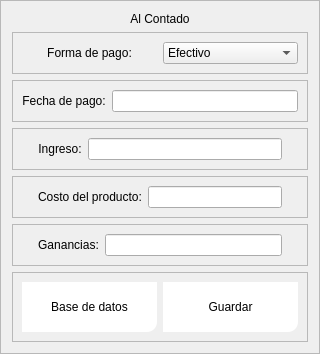
                     <widget class="QFrame" name="frame_74">
                      <property name="minimumSize">
                       <size>
                        <width>250</width>
                        <height>0</height>
                       </size>
                      </property>
                      <property name="maximumSize">
                       <size>
                        <width>500</width>
                        <height>16777215</height>
                       </size>
                      </property>
                      <property name="frameShape">
                       <enum>QFrame::StyledPanel</enum>
                      </property>
                      <property name="frameShadow">
                       <enum>QFrame::Raised</enum>
                      </property>
                      <layout class="QVBoxLayout" name="verticalLayout_43">
                       <item>
                        <widget class="QLabel" name="label_165">
                         <property name="styleSheet">
                          <string notr="true">font: 75 12pt &quot;Open Sans Semibold&quot;</string>
                         </property>
                         <property name="text">
                          <string>Al Contado</string>
                         </property>
                         <property name="alignment">
                          <set>Qt::AlignCenter</set>
                         </property>
                        </widget>
                       </item>
                       <item>
                        <widget class="QFrame" name="frame_75">
                         <property name="frameShape">
                          <enum>QFrame::StyledPanel</enum>
                         </property>
                         <property name="frameShadow">
                          <enum>QFrame::Raised</enum>
                         </property>
                         <layout class="QHBoxLayout" name="horizontalLayout_43">
                          <item>
                           <widget class="QLabel" name="label_167">
                            <property name="styleSheet">
                             <string notr="true">font: 75 9pt &quot;Open Sans Semibold&quot;</string>
                            </property>
                            <property name="text">
                             <string>Forma de pago:</string>
                            </property>
                            <property name="alignment">
                             <set>Qt::AlignCenter</set>
                            </property>
                           </widget>
                          </item>
                          <item>
                           <widget class="QComboBox" name="forma_de_pago_c">
                            <item>
                             <property name="text">
                              <string>Efectivo</string>
                             </property>
                            </item>
                            <item>
                             <property name="text">
                              <string>Transferencia</string>
                             </property>
                            </item>
                            <item>
                             <property name="text">
                              <string>Ambas</string>
                             </property>
                            </item>
                           </widget>
                          </item>
                         </layout>
                        </widget>
                       </item>
                       <item>
                        <widget class="QFrame" name="frame_73">
                         <property name="frameShape">
                          <enum>QFrame::StyledPanel</enum>
                         </property>
                         <property name="frameShadow">
                          <enum>QFrame::Raised</enum>
                         </property>
                         <layout class="QHBoxLayout" name="horizontalLayout_39">
                          <item>
                           <widget class="QLabel" name="label_171">
                            <property name="styleSheet">
                             <string notr="true">font: 75 9pt &quot;Open Sans Semibold&quot;</string>
                            </property>
                            <property name="text">
                             <string>Fecha de pago:</string>
                            </property>
                            <property name="alignment">
                             <set>Qt::AlignCenter</set>
                            </property>
                           </widget>
                          </item>
                          <item>
                           <widget class="QLineEdit" name="fecha_de_pago_c">
                            <property name="styleSheet">
                             <string notr="true">font: 75 8pt &quot;Open Sans Semibold&quot;</string>
                            </property>
                           </widget>
                          </item>
                         </layout>
                        </widget>
                       </item>
                       <item>
                        <widget class="QFrame" name="frame_76">
                         <property name="frameShape">
                          <enum>QFrame::StyledPanel</enum>
                         </property>
                         <property name="frameShadow">
                          <enum>QFrame::Raised</enum>
                         </property>
                         <layout class="QHBoxLayout" name="horizontalLayout_49">
                          <property name="leftMargin">
                           <number>25</number>
                          </property>
                          <property name="rightMargin">
                           <number>25</number>
                          </property>
                          <item>
                           <widget class="QLabel" name="label_170">
                            <property name="styleSheet">
                             <string notr="true">font: 75 9pt &quot;Open Sans Semibold&quot;</string>
                            </property>
                            <property name="text">
                             <string>Ingreso:</string>
                            </property>
                            <property name="alignment">
                             <set>Qt::AlignCenter</set>
                            </property>
                           </widget>
                          </item>
                          <item>
                           <widget class="QLineEdit" name="venta_c">
                            <property name="styleSheet">
                             <string notr="true">font: 75 8pt &quot;Open Sans Semibold&quot;</string>
                            </property>
                            <property name="text">
                             <string/>
                            </property>
                           </widget>
                          </item>
                         </layout>
                        </widget>
                       </item>
                       <item>
                        <widget class="QFrame" name="frame_78">
                         <property name="frameShape">
                          <enum>QFrame::StyledPanel</enum>
                         </property>
                         <property name="frameShadow">
                          <enum>QFrame::Raised</enum>
                         </property>
                         <layout class="QHBoxLayout" name="horizontalLayout_51">
                          <property name="leftMargin">
                           <number>25</number>
                          </property>
                          <property name="rightMargin">
                           <number>25</number>
                          </property>
                          <item>
                           <widget class="QLabel" name="label_174">
                            <property name="styleSheet">
                             <string notr="true">font: 75 9pt &quot;Open Sans Semibold&quot;</string>
                            </property>
                            <property name="text">
                             <string>Costo del producto:</string>
                            </property>
                            <property name="alignment">
                             <set>Qt::AlignCenter</set>
                            </property>
                           </widget>
                          </item>
                          <item>
                           <widget class="QLineEdit" name="egreso_c">
                            <property name="styleSheet">
                             <string notr="true">font: 75 8pt &quot;Open Sans Semibold&quot;</string>
                            </property>
                            <property name="text">
                             <string/>
                            </property>
                           </widget>
                          </item>
                         </layout>
                        </widget>
                       </item>
                       <item>
                        <widget class="QFrame" name="frame_80">
                         <property name="frameShape">
                          <enum>QFrame::StyledPanel</enum>
                         </property>
                         <property name="frameShadow">
                          <enum>QFrame::Raised</enum>
                         </property>
                         <layout class="QHBoxLayout" name="horizontalLayout_52">
                          <property name="leftMargin">
                           <number>25</number>
                          </property>
                          <property name="rightMargin">
                           <number>25</number>
                          </property>
                          <item>
                           <widget class="QLabel" name="label_175">
                            <property name="styleSheet">
                             <string notr="true">font: 75 9pt &quot;Open Sans Semibold&quot;</string>
                            </property>
                            <property name="text">
                             <string>Ganancias:</string>
                            </property>
                            <property name="alignment">
                             <set>Qt::AlignCenter</set>
                            </property>
                           </widget>
                          </item>
                          <item>
                           <widget class="QLineEdit" name="saldo_c">
                            <property name="styleSheet">
                             <string notr="true">font: 75 8pt &quot;Open Sans Semibold&quot;</string>
                            </property>
                            <property name="text">
                             <string/>
                            </property>
                           </widget>
                          </item>
                         </layout>
                        </widget>
                       </item>
                       <item>
                        <widget class="QFrame" name="frame_79">
                         <property name="frameShape">
                          <enum>QFrame::StyledPanel</enum>
                         </property>
                         <property name="frameShadow">
                          <enum>QFrame::Raised</enum>
                         </property>
                         <layout class="QHBoxLayout" name="horizontalLayout_40">
                          <item>
                           <widget class="QPushButton" name="btn_bd_al_contado">
                            <property name="minimumSize">
                             <size>
                              <width>135</width>
                              <height>50</height>
                             </size>
                            </property>
                            <property name="maximumSize">
                             <size>
                              <width>150</width>
                              <height>16777215</height>
                             </size>
                            </property>
                            <property name="styleSheet">
                             <string notr="true">vQFrame{
background-color: rgb(51, 157, 255);
}

QPushButton{
color: rgb(0, 0, 0);
	background-color: rgb(255, 255, 255);
border-bottom-right-radius:10px;
font: 75 7pt &quot;Open Sans Semibold&quot;
}

QPushButton:hover{
color: rgb(255, 255, 255);
	background-color: rgb(230, 135, 149);
border-bottom-right-radius:10px;
border-bottom-left-radius:10px;
border-top-right-radius:10px;
border-top-left-radius:10px;
font: 75 8pt  &quot;Open Sans Semibold&quot;
}</string>
                            </property>
                            <property name="text">
                             <string>Base de datos</string>
                            </property>
                            <property name="icon">
                             <iconset>
                              <normaloff>images/5673302.png</normaloff>images/5673302.png</iconset>
                            </property>
                            <property name="iconSize">
                             <size>
                              <width>40</width>
                              <height>40</height>
                             </size>
                            </property>
                           </widget>
                          </item>
                          <item>
                           <widget class="QPushButton" name="btn_guardar_contado">
                            <property name="minimumSize">
                             <size>
                              <width>135</width>
                              <height>50</height>
                             </size>
                            </property>
                            <property name="maximumSize">
                             <size>
                              <width>150</width>
                              <height>16777215</height>
                             </size>
                            </property>
                            <property name="styleSheet">
                             <string notr="true">vQFrame{
background-color: rgb(51, 157, 255);
}

QPushButton{
color: rgb(0, 0, 0);
	background-color: rgb(255, 255, 255);
border-bottom-right-radius:10px;
font: 75 7pt &quot;Open Sans Semibold&quot;
}

QPushButton:hover{
color: rgb(255, 255, 255);
	background-color: rgb(230, 135, 149);
border-bottom-right-radius:10px;
border-bottom-left-radius:10px;
border-top-right-radius:10px;
border-top-left-radius:10px;
font: 75 8pt  &quot;Open Sans Semibold&quot;
}</string>
                            </property>
                            <property name="text">
                             <string>Guardar</string>
                            </property>
                            <property name="icon">
                             <iconset>
                              <normaloff>images/5599648.png</normaloff>images/5599648.png</iconset>
                            </property>
                            <property name="iconSize">
                             <size>
                              <width>40</width>
                              <height>40</height>
                             </size>
                            </property>
                           </widget>
                          </item>
                         </layout>
                        </widget>
                       </item>
                      </layout>
                     </widget>
